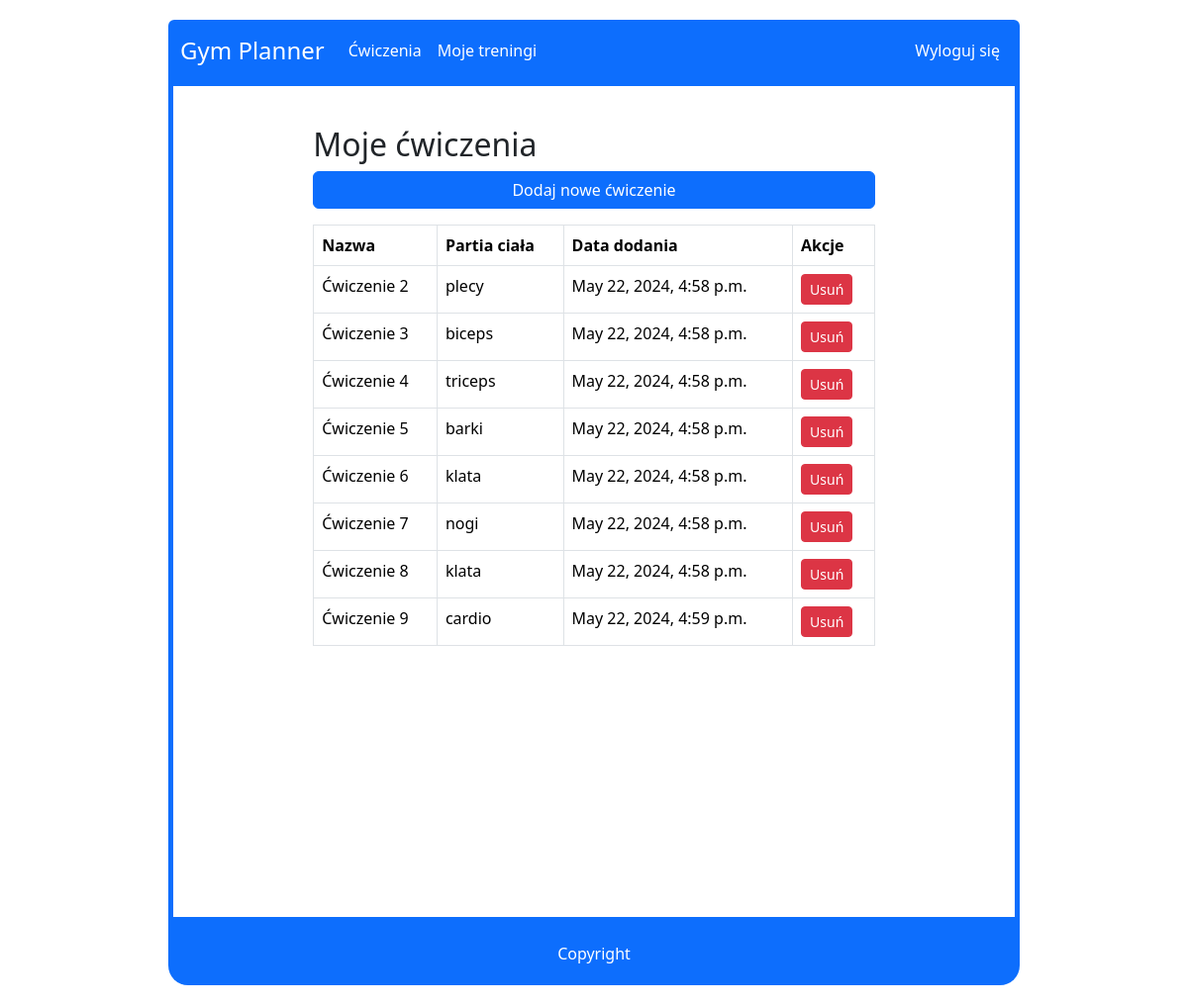
The page /exercises/ (signed in) on the database its author committed.
### trainings/models.py (models this page shows, shortened)
class Exercise(models.Model):
    BODY_PART_CHOICES = [
        ('klata', 'Klata'),
        ('plecy', 'Plecy'),
        ('biceps', 'Biceps'),
        ('triceps', 'Triceps'),
        ('barki', 'Barki'),
        ('nogi', 'Nogi'),
        ('cardio', 'Cardio'),
    ]
    user = models.ForeignKey(User, on_delete=models.CASCADE)
    name = models.CharField(max_length=100)
    part = models.CharField(max_length=10, choices=BODY_PART_CHOICES, default='data')
    date_added = models.DateTimeField(auto_now_add=True)

### trainings/views.py (the view)
# urls.py: path('exercises/', ExerciseListView.as_view(), name='exercise_list'),
class ExerciseListView(LoginRequiredMixin, ListView):
    model = Exercise
    template_name = 'exercises/exercise_list.html'
    context_object_name = 'exercises'
    def get_queryset(self):
        return Exercise.objects.filter(user=self.request.user)

### trainings/templates/exercises/exercise_list.html
{% extends 'base.html' %}
{% block content %}
<div class="container">
    <h2>Moje ćwiczenia</h2>
    <a href="{% url 'exercise_create' %}" class="btn btn-primary mb-3">Dodaj nowe ćwiczenie</a>
    <table class="table table-bordered">
        <thead>
            <tr>
                <th>Nazwa</th>
                <th>Partia ciała</th>
                <th>Data dodania</th>
                <th>Akcje</th>
            </tr>
        </thead>
        <tbody>
            {% for exercise in exercises %}
            <tr>
                <td>{{ exercise.name }}</td>
                <td>{{ exercise.part }}</td>
                <td>{{ exercise.date_added }}</td>
                <td>
                    <a href="{% url 'exercise_delete' exercise.pk %}" class="btn btn-danger btn-sm">Usuń</a>
                </td>
            </tr>
            {% endfor %}
        </tbody>
    </table>
</div>
{% endblock %}

### trainings/templates/base.html (shortened to what this page needs)
{% load static %}
<!DOCTYPE html>
<html lang="en">
<head>
    <link rel="stylesheet" href="{% static 'css/bootstrap.min.css' %}">
    <link rel="stylesheet" href="https://unpkg.com/bootstrap@5.3.3/dist/css/bootstrap.min.css">
</head>
<body>
    <div class="container">
        <nav class="navbar navbar-expand-lg navbar-dark bg-primary rounded-top mb-0 ">
            <div class="container-fluid">
                <a class="navbar-brand logo" href="#">Gym Planner</a>
                <div class="collapse navbar-collapse" id="navbarNav">
                    <ul class="navbar-nav me-auto">
                        <li class="nav-item">
                            <a class="nav-link" href="{% url 'exercise_list' %}">Ćwiczenia</a>
                        </li>
                        <li class="nav-item">
                            <a class="nav-link" href="{% url 'workout_list' %}">Moje treningi</a>
                        </li>
                    </ul>
                    <ul class="navbar-nav">
                        <li class="nav-item">
                            <a class="nav-link" href="#">Wyloguj się</a>
                        </li>
                    </ul>
                </div>
            </div>
        </nav>
        <div class="content">
            {% block content %}
            {% endblock %}
        </div>
        <div class="footer">
            Copyright
        </div>
    </div>
</body>
</html>

### trainings/templates/base.html (style rules this page uses)
body, html { width: 100%; height: 100%; margin: 0; background-color: #ffff; }
.container { width: 75%; margin: auto; padding: 20px; display: flex; flex-direction: column; min-height: 100vh; }
.navbar { background-color: #001f54; }
.navbar-nav { margin-left: 0; margin-bottom: 0; }
.content { background-color: #ffff; padding: 20px; flex: 1; border: #0D6EFD 5px solid; }
.footer { background-color: #0D6EFD; border-radius: 0 0 20px 20px; padding: 20px; color: white; text-align: center; width: 100%; margin: auto; }
.nav-item > a { color: white; }
.logo { font-size: x-large; }

### rows shown on the page
Exercise: name "Ćwiczenie 2", part "plecy", date_added "May 22, 2024, 4:58 p.m."
Exercise: name "Ćwiczenie 3", part "biceps", date_added "May 22, 2024, 4:58 p.m."
Exercise: name "Ćwiczenie 4", part "triceps", date_added "May 22, 2024, 4:58 p.m."
Exercise: name "Ćwiczenie 5", part "barki", date_added "May 22, 2024, 4:58 p.m."
Exercise: name "Ćwiczenie 6", part "klata", date_added "May 22, 2024, 4:58 p.m."
Exercise: name "Ćwiczenie 7", part "nogi", date_added "May 22, 2024, 4:58 p.m."
Exercise: name "Ćwiczenie 8", part "klata", date_added "May 22, 2024, 4:58 p.m."
Exercise: name "Ćwiczenie 9", part "cardio", date_added "May 22, 2024, 4:59 p.m."
